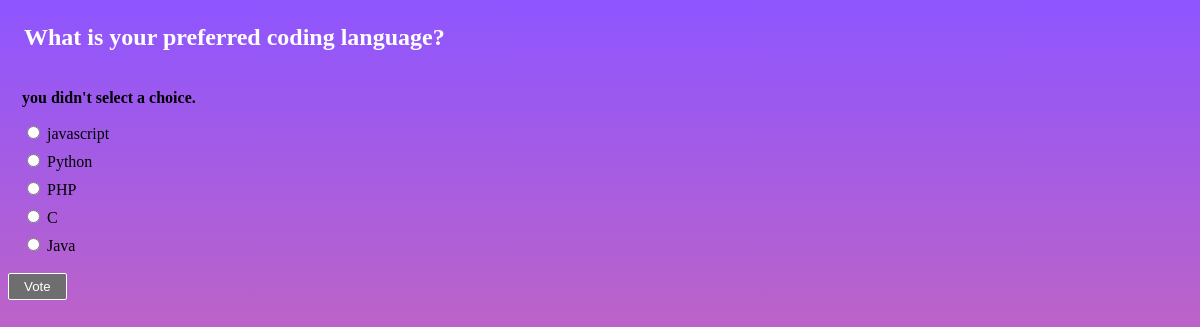
The page /4/vote/ on the database its author committed.
### polls/models.py (models this page shows, shortened)
class Question(models.Model):
    question_text = models.CharField(max_length = 200)
    pub_date = models.DateTimeField("date published")

class Choice(models.Model):
    question = models.ForeignKey(Question, on_delete = models.CASCADE)
    choice_text = models.CharField(max_length = 200)
    votes = models.IntegerField(default = 0)

### polls/views.py (the view)
# urls.py: path("<int:question_id>/vote/", views.vote, name="vote"),
def vote(request, question_id):
    question = get_object_or_404(Question, pk = question_id)
    try:
        selected_choice = question.choice_set.get(pk = request.POST['choice'])
    except (KeyError, Choice.DoesNotExist):
        return render(
            request,
            'polls/detail.html',
            {
                'question': question,
                'error_message': "you didn't select a choice."
            },
        )
    else:
        selected_choice.votes = F('votes') + 1
        selected_choice.save()
        return HttpResponseRedirect(reverse('polls:results', args = (question_id,)))

### polls/templates/polls/detail.html (shortened to what this page needs)
{% load static %}
<link rel="stylesheet" href="{% static 'polls/detail.css' %}"/>
<form action="{% url 'polls:vote' question.id %}" method="post">
    <fieldset>
        <legend>
            <h1>{{ question.question_text }}</h1>
        </legend>
        {% if error_message %}<p><strong>{{ error_message }}</strong></p>{% endif %}
        {% for choice in question.choice_set.all %}
            <input type="radio" name="choice" id="choice{{ forloop.counter }}" value="{{ choice.id }}">
            <label for="choice{{ forloop.counter }}">{{ choice.choice_text }}</label><br>
        {% endfor %}
    </fieldset>
    <input type="submit" value="Vote">
</form>

### polls/static/polls/detail.css (style rules this page uses)
h1 { font-size: 1.5rem; color: #fff }
fieldset { border: none; }
input[type='radio'] { margin-bottom: 12px; }
input[type='submit'] { transition: .2s ease all; border: solid white 1px; padding: 5px 15px; color: #fff; background-color: rgb(110, 110, 110); border-radius: 2px; cursor: pointer; }

### rows shown on the page
Question: question_text "What is your preferred coding language?"
Choice: choice_text "javascript"
Choice: choice_text "Python"
Choice: choice_text "PHP"
Choice: choice_text "C"
Choice: choice_text "Java"

### other values the page prints
{{ error_message }} "you didn't select a choice."
